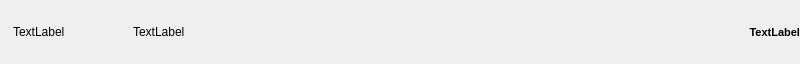
<?xml version="1.0" encoding="UTF-8"?>
<ui version="4.0">
 <class>TransactionFrame</class>
 <widget class="QFrame" name="TransactionFrame">
  <property name="geometry">
   <rect>
    <x>0</x>
    <y>0</y>
    <width>800</width>
    <height>64</height>
   </rect>
  </property>
  <property name="minimumSize">
   <size>
    <width>500</width>
    <height>64</height>
   </size>
  </property>
  <property name="maximumSize">
   <size>
    <width>16777215</width>
    <height>64</height>
   </size>
  </property>
  <property name="palette">
   <palette>
    <active>
     <colorrole role="Base">
      <brush brushstyle="SolidPattern">
       <color alpha="0">
        <red>0</red>
        <green>0</green>
        <blue>0</blue>
       </color>
      </brush>
     </colorrole>
    </active>
    <inactive>
     <colorrole role="Base">
      <brush brushstyle="SolidPattern">
       <color alpha="0">
        <red>0</red>
        <green>0</green>
        <blue>0</blue>
       </color>
      </brush>
     </colorrole>
    </inactive>
    <disabled>
     <colorrole role="Base">
      <brush brushstyle="SolidPattern">
       <color alpha="255">
        <red>240</red>
        <green>240</green>
        <blue>240</blue>
       </color>
      </brush>
     </colorrole>
    </disabled>
   </palette>
  </property>
  <property name="windowTitle">
   <string>Frame</string>
  </property>
  <property name="autoFillBackground">
   <bool>true</bool>
  </property>
  <property name="frameShape">
   <enum>QFrame::NoFrame</enum>
  </property>
  <property name="frameShadow">
   <enum>QFrame::Raised</enum>
  </property>
  <layout class="QHBoxLayout" name="horizontalLayout_2" stretch="0,0">
   <property name="leftMargin">
    <number>0</number>
   </property>
   <property name="topMargin">
    <number>0</number>
   </property>
   <property name="rightMargin">
    <number>0</number>
   </property>
   <property name="bottomMargin">
    <number>0</number>
   </property>
   <item>
    <widget class="QLabel" name="m_iconLabel">
     <property name="text">
      <string/>
     </property>
    </widget>
   </item>
   <item>
    <layout class="QVBoxLayout" name="verticalLayout">
     <property name="spacing">
      <number>0</number>
     </property>
     <item>
      <spacer name="verticalSpacer_2">
       <property name="orientation">
        <enum>Qt::Vertical</enum>
       </property>
       <property name="sizeType">
        <enum>QSizePolicy::Fixed</enum>
       </property>
       <property name="sizeHint" stdset="0">
        <size>
         <width>20</width>
         <height>10</height>
        </size>
       </property>
      </spacer>
     </item>
     <item>
      <layout class="QHBoxLayout" name="horizontalLayout" stretch="0,0,1">
       <property name="spacing">
        <number>20</number>
       </property>
       <item>
        <widget class="QLabel" name="m_timeLabel">
         <property name="minimumSize">
          <size>
           <width>100</width>
           <height>0</height>
          </size>
         </property>
         <property name="text">
          <string>TextLabel</string>
         </property>
        </widget>
       </item>
       <item>
        <widget class="QLabel" name="m_hashLabel">
         <property name="styleSheet">
          <string notr="true"/>
         </property>
         <property name="text">
          <string>TextLabel</string>
         </property>
         <property name="alignment">
          <set>Qt::AlignLeading|Qt::AlignLeft|Qt::AlignVCenter</set>
         </property>
         <property name="indent">
          <number>-1</number>
         </property>
         <property name="textInteractionFlags">
          <set>Qt::NoTextInteraction</set>
         </property>
        </widget>
       </item>
       <item>
        <widget class="QLabel" name="m_amountLabel">
         <property name="font">
          <font>
           <pointsize>8</pointsize>
           <weight>75</weight>
           <bold>true</bold>
          </font>
         </property>
         <property name="text">
          <string>TextLabel</string>
         </property>
         <property name="alignment">
          <set>Qt::AlignRight|Qt::AlignTrailing|Qt::AlignVCenter</set>
         </property>
        </widget>
       </item>
      </layout>
     </item>
     <item>
      <spacer name="verticalSpacer">
       <property name="orientation">
        <enum>Qt::Vertical</enum>
       </property>
       <property name="sizeType">
        <enum>QSizePolicy::Fixed</enum>
       </property>
       <property name="sizeHint" stdset="0">
        <size>
         <width>20</width>
         <height>10</height>
        </size>
       </property>
      </spacer>
     </item>
    </layout>
   </item>
  </layout>
 </widget>
 <resources/>
 <connections/>
</ui>
